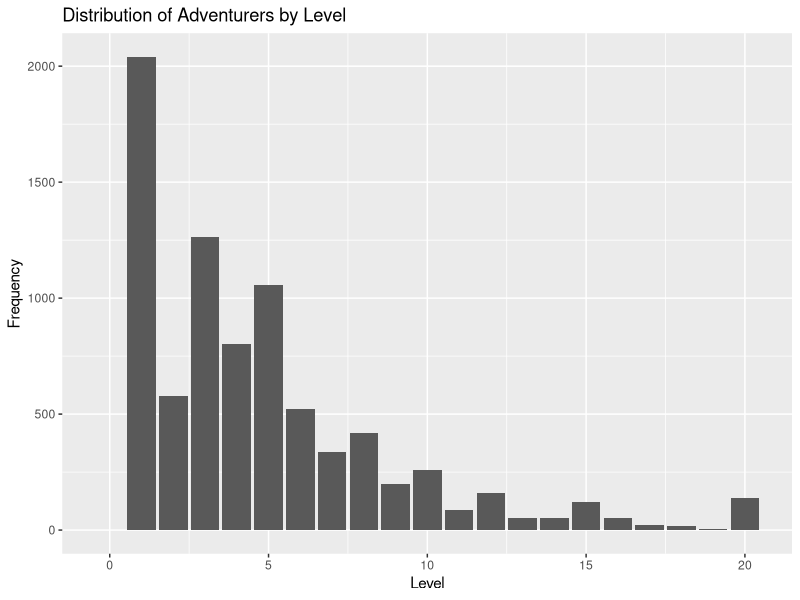
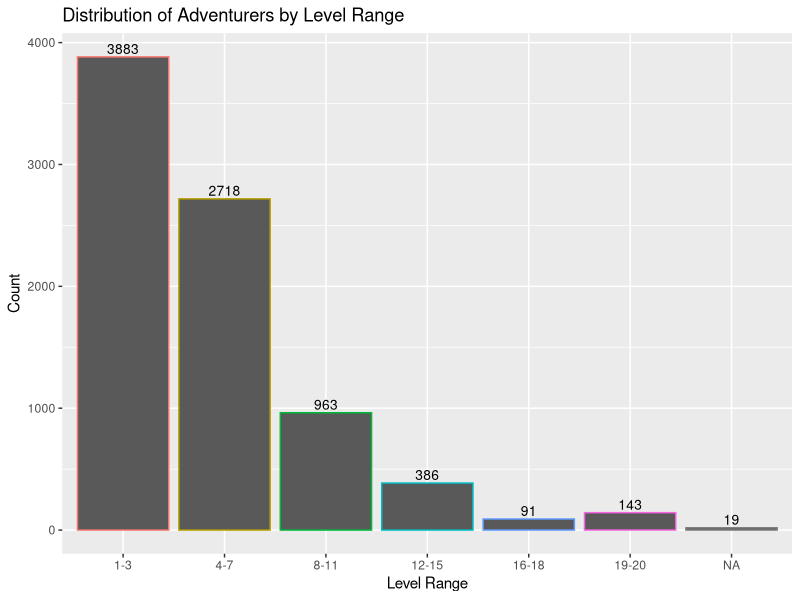
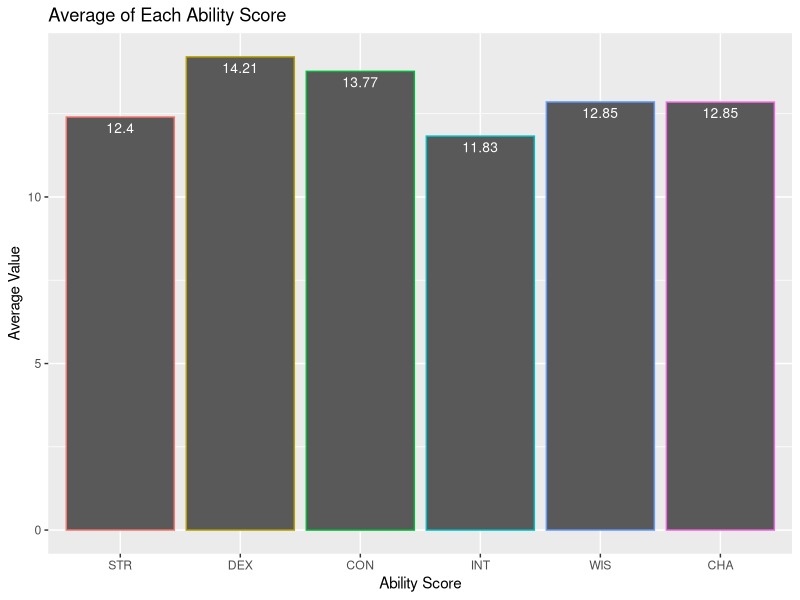
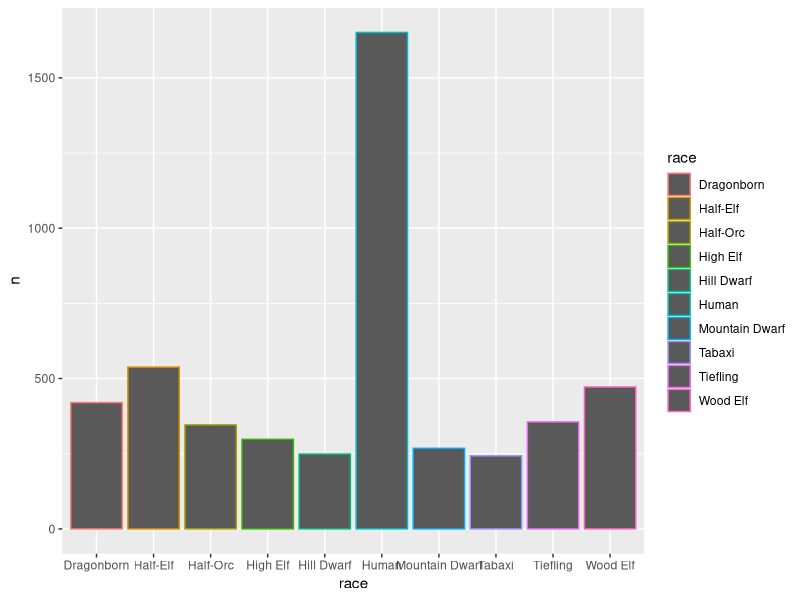
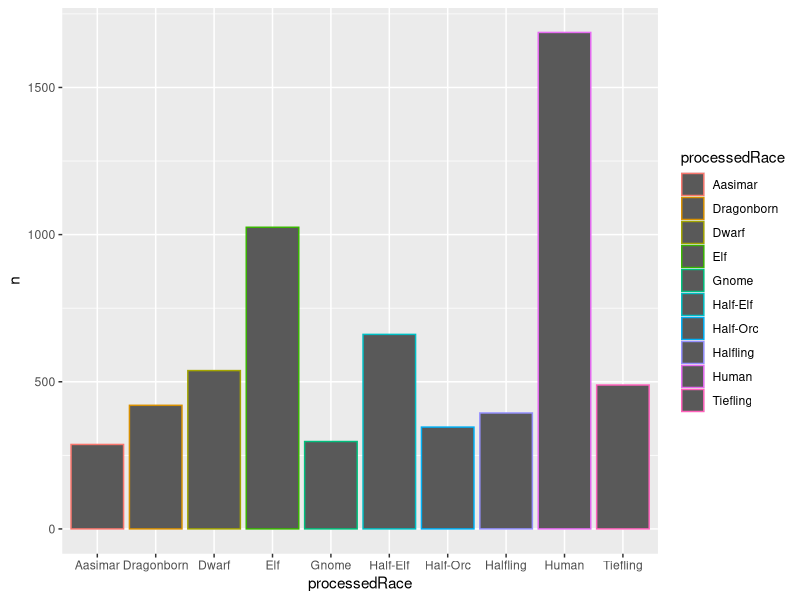

Generate these figures, in order, with R:
## ---- chunk 1
knitr::opts_chunk$set(echo = TRUE)
## ---- chunk 2
library(tidyverse)
## ---- chunk 3
allchars <-read_tsv(here::here("data-raw","dnd_chars_all.tsv"))
## ---- chunk 4
allchars %>%
	subset(level<21) %>%
		#Building Bar Chart
	ggplot(aes(x=level))+
	geom_bar()+
	labs(title="Distribution of Adventurers by Level",
	x="Level",y="Frequency")

## ---- chunk 5
allchars %>%
    #Ready Data
  count(levelGroup) %>%
  mutate(levelG=fct_relevel(levelGroup,"1-3","4-7","8-11","12-15",
  	"16-18","19-20"))%>%
	#Build Bar Chart
  ggplot(aes(x=levelG,y=n,color=levelG))+geom_bar(stat="identity")+
    geom_text(aes(label=n), vjust=-.3, color="black", size=3.5)+
    theme(legend.position="none")+
	labs(title="Distribution of Adventurers by Level Range",
	x="Level Range",y="Count")
## ---- chunk 6
allchars %>%
	subset(level<2)%>%
	#Manipulate Data: Calculating Means
 summarise(STR=mean(Str),DEX=mean(Dex),
		   CON=mean(Con),INT=mean(Int),
		   WIS=mean(Wis),CHA=mean(Cha)) %>%
	#Pivot Table and Ordering Abilities
 pivot_longer(
    cols = `STR`:`CHA`,
    names_to = "Stat",
    values_to = "AverageValue")%>%
	mutate(Ability=fct_relevel(Stat,"STR","DEX","CON","INT","WIS","CHA"))%>%
	#Building Bar Chart
	ggplot(aes(x=Ability,y=AverageValue,color=Ability))+
	geom_bar(stat="identity")+ 
    geom_text(aes(label=round(AverageValue,digits=2)), 
      vjust=1.6, color="white", size=3.5)+
      theme(legend.position="none")+
	  labs(title="Average of Each Ability Score", 
	  x="Ability Score",y="Average Value")
## ---- chunk 7
numSums <-allchars %>%
	subset(level<2)%>% #for whatever reason =1 wasn't properly subsetting
	summarise(Variable=c("Min","Q1","Median","Mean","Q3","Max")
			  ,STR=summary(Str),DEX=summary(Dex),
		   CON=summary(Con),INT=summary(Int),
		   WIS=summary(Wis),CHA=summary(Cha))
## ---- chunk 8
set.seed(12345)                          # Set seed for reproducibility

allchars %>%
	subset(level<2, processedRace != "NA")%>%
	sample_n(10)%>%
	select(processedRace, class, Str:Cha)
## ---- chunk 9
#Two barcharts one with races and one with subraces included
allchars %>%
	count(race)%>%
    arrange(desc(n)) %>%
    slice(1:10) %>% #looking at top 10
#Building Bar Chart
	ggplot(aes(x=race,y=n,color=race))+ geom_bar(stat="identity")

allchars %>%
	count(processedRace)%>%
arrange(desc(n)) %>%
    slice(1:10) %>%
#Building Bar Chart
	ggplot(aes(x=processedRace,y=n,color=processedRace))+ geom_bar(stat="identity")

	
